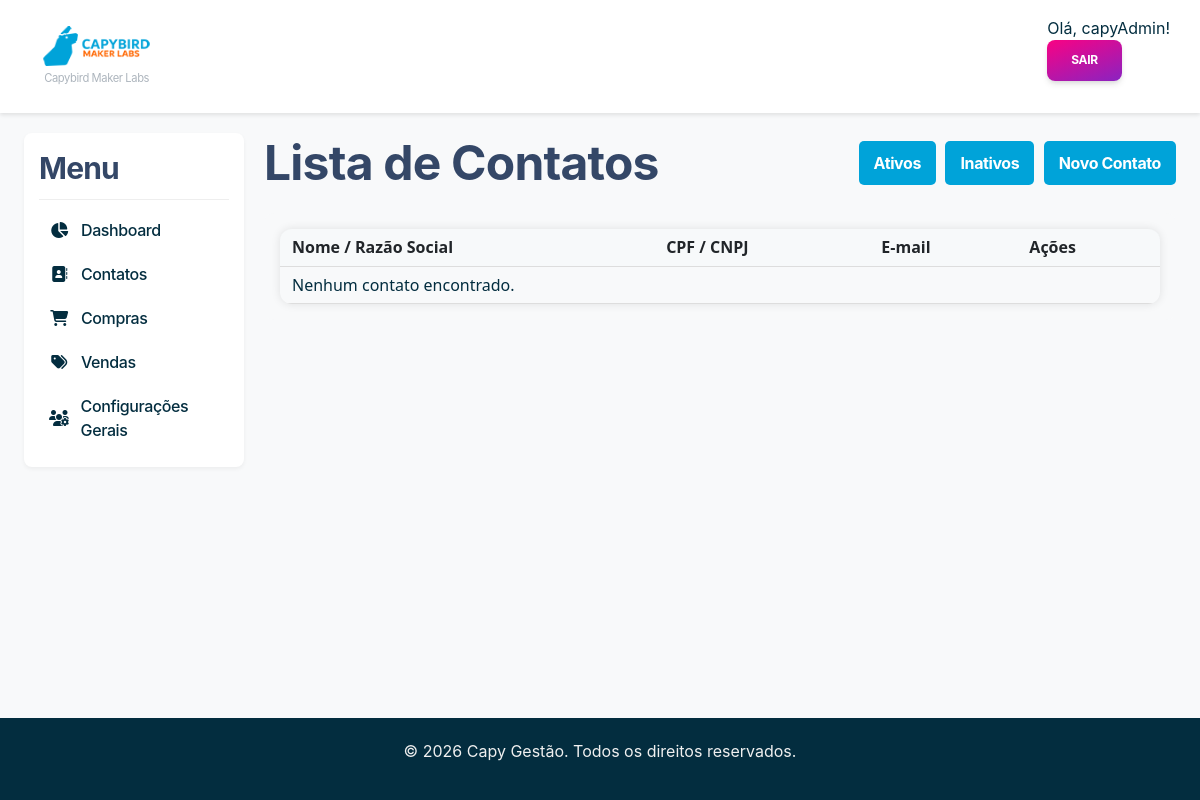
The app's page /contacts/?status=inactive (signed in), older data.
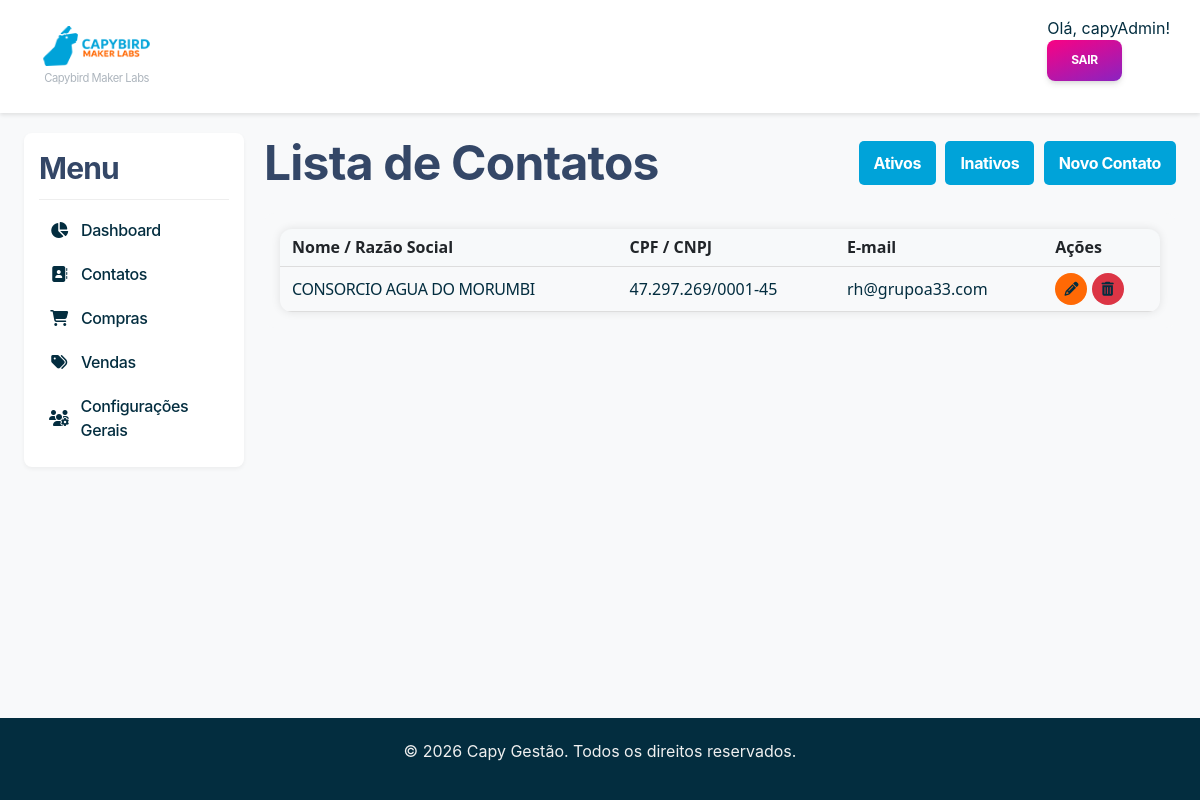
The same page, newer data.
### contacts/models.py (models this page shows, shortened)
class Contact(models.Model):
    class PersonType(models.TextChoices):
        INDIVIDUAL = "PF", "Pessoa Física"
        LEGAL = "PJ", "Pessoa Jurídica"
    user = models.OneToOneField(User, on_delete=models.SET_NULL, null=True, blank=True)
    name = models.CharField(max_length=255, verbose_name="Nome Completo")
    email = models.EmailField(max_length=255, unique=True)
    phone = models.CharField(
        max_length=20, blank=True, null=True, verbose_name="Telefone"
    )
    person_type = models.CharField(
        max_length=2,
        choices=PersonType.choices,
        default=PersonType.INDIVIDUAL,
        verbose_name="Tipo de Pessoa",
    )
    document = models.CharField(
        max_length=18, unique=True, blank=True, null=True, verbose_name="CPF/CNPJ"
    )
    is_active = models.BooleanField(default=True, verbose_name="Ativo")
    user = models.OneToOneField(
        User,
        on_delete=models.SET_NULL,
        null=True,
        blank=True,
        verbose_name="Usuário Associado",
    )
    company = models.ForeignKey(
        "self",
        on_delete=models.SET_NULL,
        null=True,
        blank=True,
        verbose_name="Empresa Associada (PJ)",
        limit_choices_to={
            "person_type": "PJ"
        },  # Garante que só PJs possam ser selecionadas aqui
    )
    created_at = models.DateTimeField(auto_now_add=True)
    updated_at = models.DateTimeField(auto_now=True)
    class Meta:
        verbose_name = "Contato"
        verbose_name_plural = "Contatos"
        ordering = ["name"]
    class OrganizationType(models.TextChoices):
        SYSTEM_HOLDER = "HOLDER", "Gestor do Sistema"  # A sua empresa
        CLIENT = "CLIENT", "Cliente"  # As empresas clientes
        OTHER = "OTHER", "Outro"  # Outros tipos de contato PJ
    organization_type = models.CharField(
        max_length=10,
        choices=OrganizationType.choices,
        default=OrganizationType.OTHER,
        verbose_name="Classificação da Organização",
        blank=True,
    )
    logo = models.ImageField(
        upload_to="logos/", null=True, blank=True, verbose_name="Logomarca da Empresa"
    )

### contacts/views.py (the view)
# urls.py: path("", ContactListView.as_view(), name="contact_list"),
class ContactListView(LoginRequiredMixin, ListView):
    model = Contact
    template_name = "contacts/contact_list.html"
    context_object_name = "contacts"  # Define o nome da variável no template
    paginate_by = 15  # Opcional: Adiciona paginação para listas grandes
    def get_queryset(self):
        status = self.request.GET.get("status")
        if status == "inactive":
            return Contact.objects.filter(is_active=False).select_related(
                "company", "user"
            )
        return Contact.objects.filter(is_active=True).select_related("company", "user")
    def get_context_data(self, **kwargs):
        context = super().get_context_data(**kwargs)
        context["current_status"] = self.request.GET.get("status", "active")
        context["title"] = "Lista de Contatos"
        return context

### core_app/context_processors.py (called while the page is built, shortened)
def system_branding_processor(request):
    HOLDER_CACHE_KEY = "system_holder_branding"
    holder_data = cache.get(HOLDER_CACHE_KEY)
    if not holder_data:
        try:
            system_holder = Contact.objects.get(
                organization_type=Contact.OrganizationType.SYSTEM_HOLDER
            )
            holder_data = {
                "system_holder_name": system_holder.name,
                "system_holder_logo": system_holder.logo,
            }
            cache.set(HOLDER_CACHE_KEY, holder_data, 3600)
        except Contact.DoesNotExist:
            holder_data = {
                "system_holder_name": "CAPY GESTÃO",
                "system_holder_logo": None,
            }
    return holder_data

### templates/contacts/contact_list.html (shortened to what this page needs)
{% extends 'app_base.html' %}
{% block app_content %}
<div class="management-header">
    <h1>{{ title }}</h1>
    <div class="management-actions">
        <a href="{% url 'contact_list' %}" class="btn {% if current_status == 'active' %}btn-primary{% else %}btn btn-primary{% endif %}">Ativos</a>
        <a href="{% url 'contact_list' %}?status=inactive" class="btn {% if current_status == 'inactive' %}btn-primary{% else %}btn btn-secondary{% endif %}">Inativos</a>
        <a href="{% url 'contact_create' %}" class="btn btn-primary">Novo Contato</a>
    </div>
</div>
<div class="table-container">
    <table class="styled-table">
        <thead>
            <tr>
                <th>Nome / Razão Social</th>
                <th>CPF / CNPJ</th>
                <th>E-mail</th>
                <th>Ações</th>
            </tr>
        </thead>
        <tbody>
            {% for contact in contacts %}
            <tr>
                <td><a href="{% url 'contact_detail' contact.pk %}">{{ contact.name }}</a></td>
                <td>{{ contact.document|default:"-" }}</td>
                <td>{{ contact.email }}</td>
                <td class="action-buttons">
						<a href="{% url 'contact_update' contact.pk %}" class="btn-icon btn-icon-edit" title="Editar Contato">
							<i class="fa-solid fa-pencil"></i>
						</a>
						<a href="{% url 'contact_delete' contact.pk %}" class="btn-icon btn-icon-delete" title="Excluir Contato">
							<i class="fa-solid fa-trash-can"></i>
						</a>
                </td>
            </tr>
            {% empty %}
            <tr>
                <td colspan="6">Nenhum contato encontrado.</td>
            </tr>
            {% endfor %}
        </tbody>
    </table>
</div>
{% endblock app_content %}

Row changes from the older to the newer data that the page shows:
added Contact: name "CONSORCIO AGUA DO MORUMBI", document "47.297.269/0001-45", email "rh@grupoa33.com"
Text that changed along with them:
text no longer shown: "Nenhum contato encontrado."
